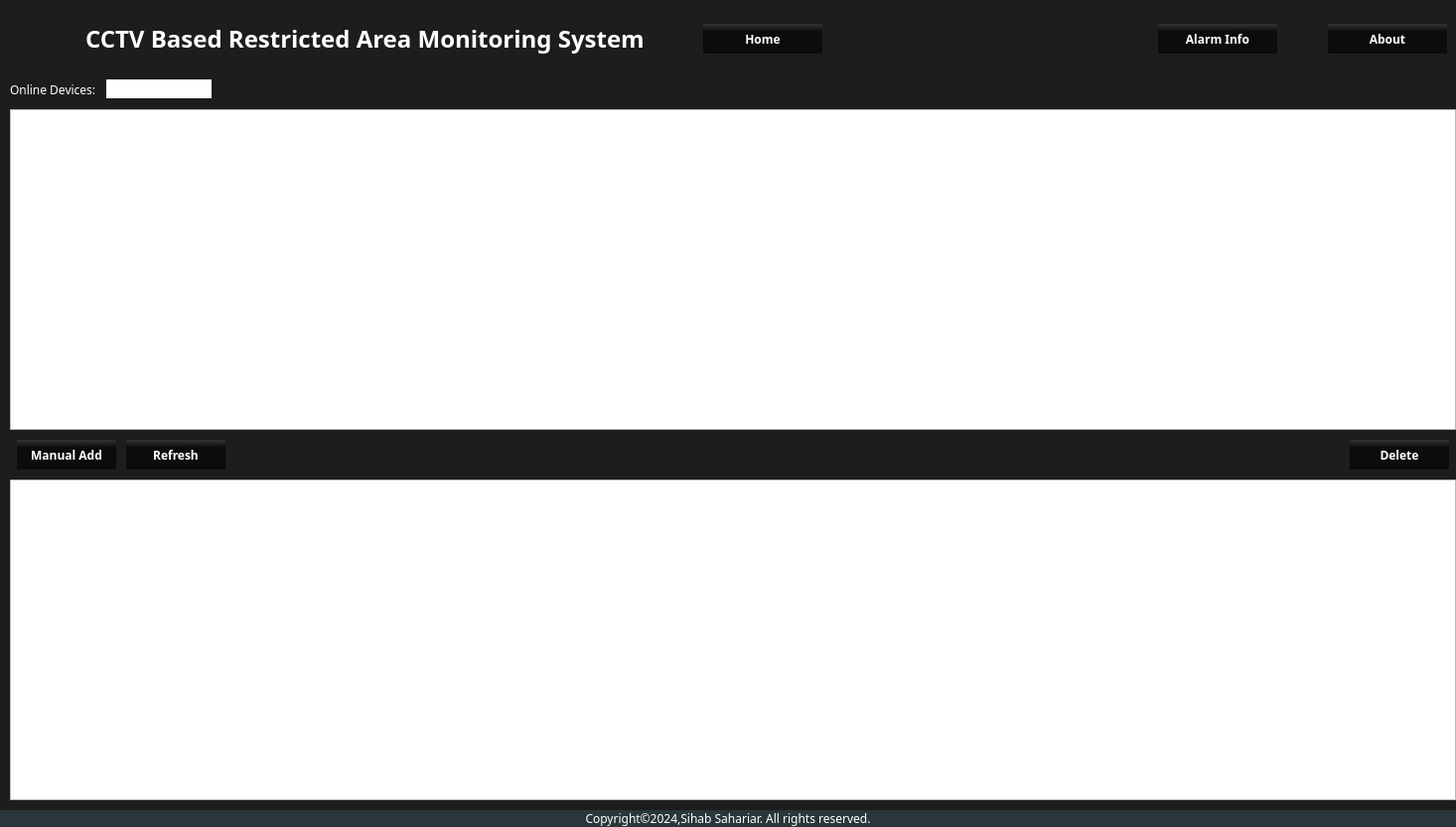
<?xml version="1.0" encoding="UTF-8"?>
<ui version="4.0">
 <class>Device_manager</class>
 <widget class="QWidget" name="Device_manager">
  <property name="geometry">
   <rect>
    <x>0</x>
    <y>0</y>
    <width>1466</width>
    <height>833</height>
   </rect>
  </property>
  <property name="windowTitle">
   <string>Form</string>
  </property>
  <layout class="QGridLayout" name="gridLayout">
   <property name="leftMargin">
    <number>0</number>
   </property>
   <property name="topMargin">
    <number>0</number>
   </property>
   <property name="rightMargin">
    <number>0</number>
   </property>
   <property name="bottomMargin">
    <number>0</number>
   </property>
   <property name="spacing">
    <number>0</number>
   </property>
   <item row="1" column="0">
    <widget class="QWidget" name="widget_2" native="true">
     <property name="styleSheet">
      <string notr="true">

*{
font-family: century gothic;
}
QLineEdit#online_total{
background:white;
}
QWidget#widget_2{
background:#1d1d1d;
}
QPushButton{
background-color: qlineargradient(spread:pad, x1:0.482, y1:0.3, x2:0.482224, y2:0, stop:0.15 rgba(0, 0, 0, 147), stop:1 rgba(255, 255, 255, 25));
/*background:#2d89ef;*/
border-radius:0px;
color:white;
font-weight:bold;
}

QPushButton:hover{
border:1px solid rgba(45, 137, 239,100);
border-radius:0px;
color:white;
font-weight:bold;
}</string>
     </property>
     <layout class="QVBoxLayout" name="verticalLayout">
      <property name="spacing">
       <number>10</number>
      </property>
      <property name="leftMargin">
       <number>10</number>
      </property>
      <property name="topMargin">
       <number>0</number>
      </property>
      <property name="rightMargin">
       <number>0</number>
      </property>
      <property name="bottomMargin">
       <number>10</number>
      </property>
      <item>
       <layout class="QHBoxLayout" name="horizontalLayout_2">
        <property name="rightMargin">
         <number>7</number>
        </property>
        <item>
         <widget class="QLabel" name="label_2">
          <property name="styleSheet">
           <string notr="true">color:white;</string>
          </property>
          <property name="text">
           <string>Online Devices:</string>
          </property>
         </widget>
        </item>
        <item>
         <widget class="QLineEdit" name="online_total">
          <property name="sizePolicy">
           <sizepolicy hsizetype="Fixed" vsizetype="Fixed">
            <horstretch>0</horstretch>
            <verstretch>0</verstretch>
           </sizepolicy>
          </property>
          <property name="styleSheet">
           <string notr="true"/>
          </property>
          <property name="frame">
           <bool>false</bool>
          </property>
          <property name="readOnly">
           <bool>true</bool>
          </property>
         </widget>
        </item>
        <item>
         <spacer name="horizontalSpacer_2">
          <property name="orientation">
           <enum>Qt::Horizontal</enum>
          </property>
          <property name="sizeHint" stdset="0">
           <size>
            <width>1419</width>
            <height>20</height>
           </size>
          </property>
         </spacer>
        </item>
       </layout>
      </item>
      <item>
       <widget class="QTableView" name="OnlineDeviceList">
        <property name="styleSheet">
         <string notr="true">QTableWidget{
background:white;
color:black;
}
</string>
        </property>
        <property name="editTriggers">
         <set>QAbstractItemView::NoEditTriggers</set>
        </property>
        <attribute name="horizontalHeaderMinimumSectionSize">
         <number>200</number>
        </attribute>
        <attribute name="horizontalHeaderDefaultSectionSize">
         <number>200</number>
        </attribute>
        <attribute name="verticalHeaderMinimumSectionSize">
         <number>30</number>
        </attribute>
       </widget>
      </item>
      <item>
       <layout class="QHBoxLayout" name="horizontalLayout">
        <property name="leftMargin">
         <number>7</number>
        </property>
        <property name="rightMargin">
         <number>7</number>
        </property>
        <item>
         <widget class="QPushButton" name="btn_manual">
          <property name="sizePolicy">
           <sizepolicy hsizetype="Fixed" vsizetype="Fixed">
            <horstretch>0</horstretch>
            <verstretch>0</verstretch>
           </sizepolicy>
          </property>
          <property name="minimumSize">
           <size>
            <width>100</width>
            <height>30</height>
           </size>
          </property>
          <property name="maximumSize">
           <size>
            <width>100</width>
            <height>30</height>
           </size>
          </property>
          <property name="text">
           <string>Manual Add</string>
          </property>
         </widget>
        </item>
        <item>
         <widget class="QPushButton" name="btn_refresh">
          <property name="minimumSize">
           <size>
            <width>100</width>
            <height>30</height>
           </size>
          </property>
          <property name="maximumSize">
           <size>
            <width>100</width>
            <height>30</height>
           </size>
          </property>
          <property name="text">
           <string>Refresh</string>
          </property>
         </widget>
        </item>
        <item>
         <spacer name="horizontalSpacer">
          <property name="orientation">
           <enum>Qt::Horizontal</enum>
          </property>
          <property name="sizeHint" stdset="0">
           <size>
            <width>1419</width>
            <height>20</height>
           </size>
          </property>
         </spacer>
        </item>
        <item>
         <widget class="QPushButton" name="btn_delete">
          <property name="minimumSize">
           <size>
            <width>100</width>
            <height>30</height>
           </size>
          </property>
          <property name="maximumSize">
           <size>
            <width>100</width>
            <height>30</height>
           </size>
          </property>
          <property name="text">
           <string>Delete</string>
          </property>
         </widget>
        </item>
       </layout>
      </item>
      <item>
       <widget class="QTableView" name="AddedCamera">
        <property name="styleSheet">
         <string notr="true">QTableWidget{
background:white;
color:black;
}
</string>
        </property>
        <property name="cornerButtonEnabled">
         <bool>true</bool>
        </property>
        <attribute name="horizontalHeaderMinimumSectionSize">
         <number>200</number>
        </attribute>
        <attribute name="horizontalHeaderDefaultSectionSize">
         <number>200</number>
        </attribute>
        <attribute name="verticalHeaderMinimumSectionSize">
         <number>30</number>
        </attribute>
       </widget>
      </item>
     </layout>
    </widget>
   </item>
   <item row="0" column="0">
    <widget class="QWidget" name="widget" native="true">
     <property name="minimumSize">
      <size>
       <width>1440</width>
       <height>80</height>
      </size>
     </property>
     <property name="maximumSize">
      <size>
       <width>16777215</width>
       <height>80</height>
      </size>
     </property>
     <property name="styleSheet">
      <string notr="true">

*{
font-family: century gothic;
}
QWidget#widget{
background:#1d1d1d;
}
QPushButton{
background-color: qlineargradient(spread:pad, x1:0.482, y1:0.3, x2:0.482224, y2:0, stop:0.15 rgba(0, 0, 0, 147), stop:1 rgba(255, 255, 255, 25));
/*background:#2d89ef;*/
border-radius:0px;
color:white;
font-weight:bold;
}

QPushButton:hover{
border:1px solid rgba(45, 137, 239,100);
border-radius:0px;
color:white;
font-weight:bold;
}




</string>
     </property>
     <layout class="QHBoxLayout" name="horizontalLayout_5">
      <property name="spacing">
       <number>7</number>
      </property>
      <property name="bottomMargin">
       <number>11</number>
      </property>
      <item>
       <layout class="QHBoxLayout" name="horizontalLayout_4">
        <property name="spacing">
         <number>20</number>
        </property>
        <property name="leftMargin">
         <number>7</number>
        </property>
        <property name="topMargin">
         <number>7</number>
        </property>
        <property name="rightMargin">
         <number>7</number>
        </property>
        <property name="bottomMargin">
         <number>7</number>
        </property>
        <item>
         <widget class="QLabel" name="label_3">
          <property name="sizePolicy">
           <sizepolicy hsizetype="Fixed" vsizetype="Fixed">
            <horstretch>0</horstretch>
            <verstretch>0</verstretch>
           </sizepolicy>
          </property>
          <property name="minimumSize">
           <size>
            <width>50</width>
            <height>50</height>
           </size>
          </property>
          <property name="maximumSize">
           <size>
            <width>50</width>
            <height>50</height>
           </size>
          </property>
          <property name="font">
           <font>
            <family>century gothic</family>
            <pointsize>18</pointsize>
            <weight>75</weight>
            <italic>false</italic>
            <bold>true</bold>
            <strikeout>false</strikeout>
           </font>
          </property>
          <property name="styleSheet">
           <string notr="true">background:none;</string>
          </property>
          <property name="frameShape">
           <enum>QFrame::NoFrame</enum>
          </property>
          <property name="lineWidth">
           <number>3</number>
          </property>
          <property name="text">
           <string/>
          </property>
          <property name="pixmap">
           <pixmap resource="../graphics/resource.qrc">:/icon/icon/dome_camera_80px.png</pixmap>
          </property>
          <property name="scaledContents">
           <bool>true</bool>
          </property>
         </widget>
        </item>
        <item>
         <widget class="QLabel" name="label">
          <property name="font">
           <font>
            <family>century gothic</family>
            <pointsize>18</pointsize>
            <weight>75</weight>
            <italic>false</italic>
            <bold>true</bold>
            <strikeout>false</strikeout>
           </font>
          </property>
          <property name="styleSheet">
           <string notr="true">color:white;
background:none;</string>
          </property>
          <property name="frameShape">
           <enum>QFrame::NoFrame</enum>
          </property>
          <property name="lineWidth">
           <number>3</number>
          </property>
          <property name="text">
           <string>CCTV Based Restricted Area Monitoring System</string>
          </property>
         </widget>
        </item>
       </layout>
      </item>
      <item>
       <spacer name="horizontalSpacer_3">
        <property name="orientation">
         <enum>Qt::Horizontal</enum>
        </property>
        <property name="sizeType">
         <enum>QSizePolicy::Fixed</enum>
        </property>
        <property name="sizeHint" stdset="0">
         <size>
          <width>45</width>
          <height>20</height>
         </size>
        </property>
       </spacer>
      </item>
      <item>
       <widget class="QPushButton" name="btn_home">
        <property name="sizePolicy">
         <sizepolicy hsizetype="Fixed" vsizetype="Fixed">
          <horstretch>0</horstretch>
          <verstretch>0</verstretch>
         </sizepolicy>
        </property>
        <property name="minimumSize">
         <size>
          <width>120</width>
          <height>30</height>
         </size>
        </property>
        <property name="maximumSize">
         <size>
          <width>120</width>
          <height>30</height>
         </size>
        </property>
        <property name="styleSheet">
         <string notr="true"/>
        </property>
        <property name="text">
         <string>Home</string>
        </property>
       </widget>
      </item>
      <item>
       <spacer name="horizontalSpacer_4">
        <property name="orientation">
         <enum>Qt::Horizontal</enum>
        </property>
        <property name="sizeHint" stdset="0">
         <size>
          <width>718</width>
          <height>20</height>
         </size>
        </property>
       </spacer>
      </item>
      <item>
       <widget class="QPushButton" name="btn_alarm_info1">
        <property name="sizePolicy">
         <sizepolicy hsizetype="Fixed" vsizetype="Fixed">
          <horstretch>120</horstretch>
          <verstretch>30</verstretch>
         </sizepolicy>
        </property>
        <property name="minimumSize">
         <size>
          <width>120</width>
          <height>30</height>
         </size>
        </property>
        <property name="text">
         <string>Alarm Info</string>
        </property>
       </widget>
      </item>
      <item>
       <spacer name="horizontalSpacer_5">
        <property name="orientation">
         <enum>Qt::Horizontal</enum>
        </property>
        <property name="sizeType">
         <enum>QSizePolicy::Fixed</enum>
        </property>
        <property name="sizeHint" stdset="0">
         <size>
          <width>44</width>
          <height>20</height>
         </size>
        </property>
       </spacer>
      </item>
      <item>
       <widget class="QPushButton" name="btn_about">
        <property name="sizePolicy">
         <sizepolicy hsizetype="Fixed" vsizetype="Fixed">
          <horstretch>120</horstretch>
          <verstretch>30</verstretch>
         </sizepolicy>
        </property>
        <property name="minimumSize">
         <size>
          <width>120</width>
          <height>30</height>
         </size>
        </property>
        <property name="text">
         <string>About</string>
        </property>
       </widget>
      </item>
     </layout>
    </widget>
   </item>
   <item row="2" column="0">
    <widget class="QLabel" name="label_4">
     <property name="sizePolicy">
      <sizepolicy hsizetype="Minimum" vsizetype="Fixed">
       <horstretch>0</horstretch>
       <verstretch>0</verstretch>
      </sizepolicy>
     </property>
     <property name="font">
      <font>
       <family>century gothic</family>
       <pointsize>9</pointsize>
      </font>
     </property>
     <property name="styleSheet">
      <string notr="true">color:white;
background-color: rgb(42, 54, 59);</string>
     </property>
     <property name="text">
      <string>Copyright©2024,Sihab Sahariar. All rights reserved.</string>
     </property>
     <property name="alignment">
      <set>Qt::AlignCenter</set>
     </property>
    </widget>
   </item>
  </layout>
 </widget>
 <resources>
  <include location="../graphics/resource.qrc"/>
 </resources>
 <connections/>
</ui>
